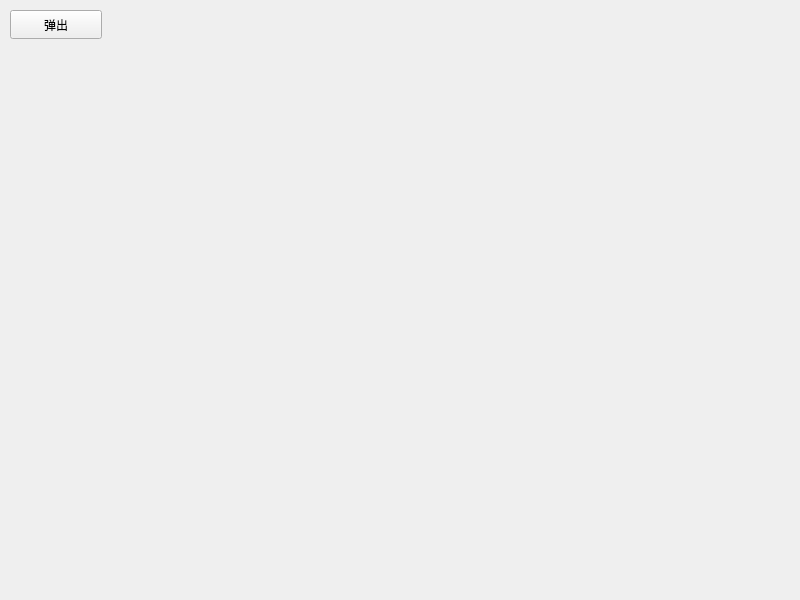
<?xml version="1.0" encoding="UTF-8"?>
<ui version="4.0">
 <class>frmColorWidgetCopy</class>
 <widget class="QWidget" name="frmColorWidgetCopy">
  <property name="geometry">
   <rect>
    <x>0</x>
    <y>0</y>
    <width>800</width>
    <height>600</height>
   </rect>
  </property>
  <property name="windowTitle">
   <string>Form</string>
  </property>
  <widget class="QPushButton" name="pushButton">
   <property name="geometry">
    <rect>
     <x>10</x>
     <y>10</y>
     <width>92</width>
     <height>29</height>
    </rect>
   </property>
   <property name="text">
    <string>弹出</string>
   </property>
  </widget>
 </widget>
 <resources/>
 <connections/>
</ui>
